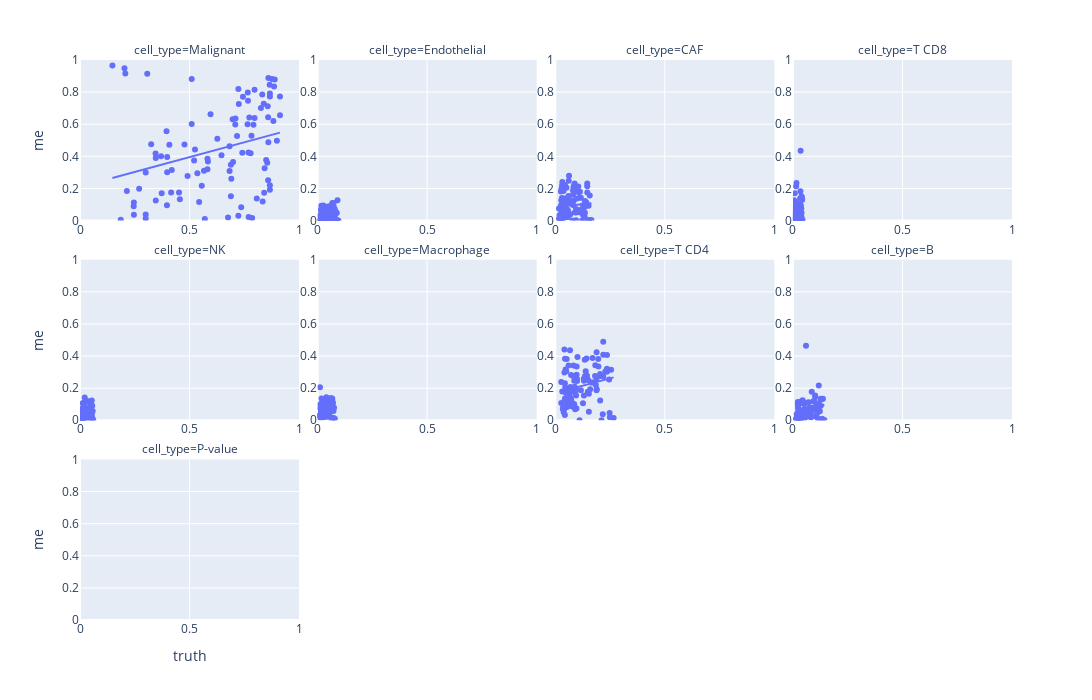

Notebook code for this chart:
### Code cell
fig = px.scatter(
    all_results.stack().unstack("source").reset_index(),
    x="truth",
    y="me",
    facet_col="cell_type",
    trendline="ols",
    facet_col_wrap=4,
)
fig.update_layout(
    width=1200,
    height=700,
)
fig.update_xaxes(
    range=(0, 1),
    showticklabels=True,
)
fig.update_yaxes(
    range=(0, 1),
    #     scaleanchor="x", scaleratio=1,
    showticklabels=True,
)
fig
